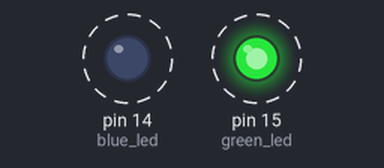
Simulated run of this program. Board: MicroPython board. On the bench: output pins drawn as LEDs (lit = HIGH). Dashed ring = blinking.

Above: at 0.15 s.
Timing chart, 0 to 3.0 s (numbered marks = the images above):
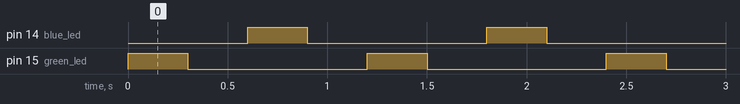

The program:

index.py
```python
from machine import Pin
from time import sleep
green_led = Pin(15,Pin.OUT)
blue_led = Pin(14,Pin.OUT)

while True:
    green_led.value(1)
    sleep(.3)
    green_led.value(0)
    sleep(.3)
    blue_led.value(1)
    sleep(.3)
    blue_led.value(0)
    sleep(.3)
```

Measured:
- by itself, pin 14 (blue_led), pin 15 (green_led): alternates HIGH for 0.30 s and LOW for 0.90 s
- by itself, everything shown: repeats every 1.2 s, in 4 steps
